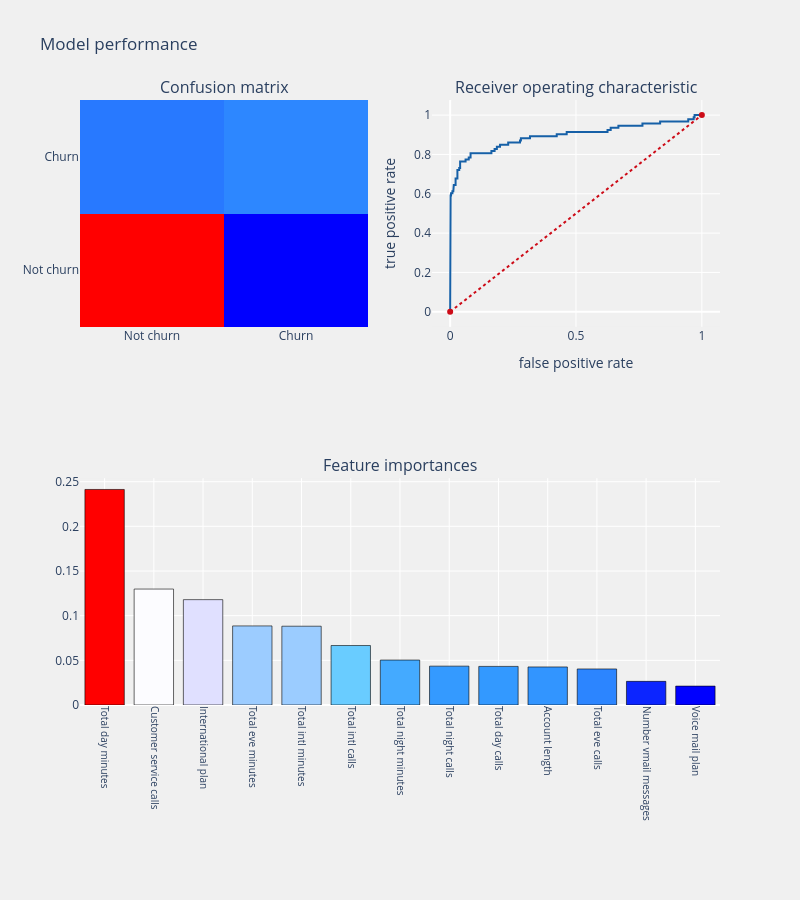

Notebook cell for this chart:
### Markdown cell above
## <a id='4.2'>4.2. Random Forest Classifier</a>
Random forest is a meta estimator that fits a number of decision tree classifiers on various sub-samples of the dataset and use averaging to improve the predictive accuracy and control over-fitting. The sub-sample size is always the same as the original input sample size but the samples are drawn with replacement.

### Code cell
from sklearn.ensemble import RandomForestClassifier

rfc = RandomForestClassifier(n_estimators = 100, random_state = 123,
                             max_depth = 9, criterion = "gini")

telecom_churn_prediction(rfc, x_train, x_test, y_train, y_test, 'features', threshold_plot=True)

### Figure 1 — Plotly figure (JSON) as saved in the notebook; plotly's stock layout.template omitted (floating-point values rounded to 4 significant figures)
{"data": [{"colorscale": [[0, "rgb(0,0,255)"], [0.1, "rgb(51,153,255)"], [0.2, "rgb(102,204,255)"], [0.3, "rgb(153,204,255)"], [0.4, "rgb(204,204,255)"], [0.5, "rgb(255,255,255)"], [0.6, "rgb(255,204,255)"], [0.7, "rgb(255,153,255)"], [0.8, "rgb(255,102,204)"], [0.9, "rgb(255,102,102)"], [1, "rgb(255,0,0)"]], "name": "Confusion matrix", "showscale": false, "type": "heatmap", "x": ["Not churn", "Churn"], "xaxis": "x", "y": ["Not churn", "Churn"], "yaxis": "y", "z": [[555, 0], [44, 49]]}, {"line": {"color": "rgb(22, 96, 167)", "width": 2}, "name": "Roc: 0.7634408602150538", "type": "scatter", "x": [0, 0, 0, 0.001802, 0.001802, 0.003604, 0.003604, 0.009009, 0.009009, 0.01261, 0.01261, 0.01441, 0.01441, 0.02162, 0.02162, 0.02883, 0.02883, 0.03604, 0.03604, 0.03964, 0.03964, 0.06126, 0.06126, 0.07387, 0.07387, 0.08108, 0.08108, 0.164, 0.164, 0.1766, 0.1766, 0.1856, 0.1856, 0.1982, 0.1982, 0.2306, 0.2306, 0.2775, 0.2775, 0.2811, 0.2811, 0.3171, 0.3171, 0.4234, 0.4234, 0.4631, 0.4631, 0.6252, 0.6252, 0.6378, 0.6378, 0.6685, 0.6685, 0.764, 0.764, 0.8342, 0.8342, 0.9459, 0.9459, 0.9676, 0.9676, 0.9712, 0.9712, 1], "xaxis": "x2", "y": [0, 0.01075, 0.5806, 0.5806, 0.5914, 0.5914, 0.6022, 0.6022, 0.6129, 0.6129, 0.6344, 0.6344, 0.6452, 0.6452, 0.6774, 0.6774, 0.7204, 0.7204, 0.7312, 0.7312, 0.7634, 0.7634, 0.7742, 0.7742, 0.7849, 0.7849, 0.8065, 0.8065, 0.8172, 0.8172, 0.828, 0.828, 0.8387, 0.8387, 0.8495, 0.8495, 0.8602, 0.8602, 0.871, 0.871, 0.8817, 0.8817, 0.8925, 0.8925, 0.9032, 0.9032, 0.914, 0.914, 0.9247, 0.9247, 0.9355, 0.9355, 0.9462, 0.9462, 0.957, 0.957, 0.9677, 0.9677, 0.9785, 0.9785, 0.9892, 0.9892, 1, 1], "yaxis": "y2"}, {"line": {"color": "rgb(205, 12, 24)", "dash": "dot", "width": 2}, "type": "scatter", "x": [0, 1], "xaxis": "x2", "y": [0, 1], "yaxis": "y2"}, {"marker": {"color": [0.2413, 0.1298, 0.1179, 0.08854, 0.08821, 0.06658, 0.05032, 0.04352, 0.04321, 0.04261, 0.04035, 0.02646, 0.02115], "colorscale": [[0, "rgb(0,0,255)"], [0.1, "rgb(51,153,255)"], [0.2, "rgb(102,204,255)"], [0.3, "rgb(153,204,255)"], [0.4, "rgb(204,204,255)"], [0.5, "rgb(255,255,255)"], [0.6, "rgb(255,204,255)"], [0.7, "rgb(255,153,255)"], [0.8, "rgb(255,102,204)"], [0.9, "rgb(255,102,102)"], [1, "rgb(255,0,0)"]], "line": {"color": "black", "width": 0.6}}, "name": "coefficients", "type": "bar", "x": ["Total day minutes", "Customer service calls", "International plan", "Total eve minutes", "Total intl minutes", "Total intl calls", "Total night minutes", "Total night calls", "Total day calls", "Account length", "Total eve calls", "Number vmail messages", "Voice mail plan"], "xaxis": "x3", "y": [0.2413, 0.1298, 0.1179, 0.08854, 0.08821, 0.06658, 0.05032, 0.04352, 0.04321, 0.04261, 0.04035, 0.02646, 0.02115], "yaxis": "y3"}], "layout": {"annotations": [{"font": {"size": 16}, "showarrow": false, "text": "Confusion matrix", "x": 0.225, "xanchor": "center", "xref": "paper", "y": 1, "yanchor": "bottom", "yref": "paper"}, {"font": {"size": 16}, "showarrow": false, "text": "Receiver operating characteristic", "x": 0.775, "xanchor": "center", "xref": "paper", "y": 1, "yanchor": "bottom", "yref": "paper"}, {"font": {"size": 16}, "showarrow": false, "text": "Feature importances", "x": 0.5, "xanchor": "center", "xref": "paper", "y": 0.375, "yanchor": "bottom", "yref": "paper"}], "autosize": false, "height": 900, "margin": {"b": 195}, "paper_bgcolor": "rgba(240,240,240, 0.95)", "plot_bgcolor": "rgba(240,240,240, 0.95)", "showlegend": false, "title": {"text": "Model performance"}, "width": 800, "xaxis": {"anchor": "y", "domain": [0, 0.45]}, "xaxis2": {"anchor": "y2", "domain": [0.55, 1], "title": {"text": "false positive rate"}}, "xaxis3": {"anchor": "y3", "domain": [0, 1], "showgrid": true, "tickangle": 90, "tickfont": {"size": 10}}, "yaxis": {"anchor": "x", "domain": [0.625, 1]}, "yaxis2": {"anchor": "x2", "domain": [0.625, 1], "title": {"text": "true positive rate"}}, "yaxis3": {"anchor": "x3", "domain": [0, 0.375]}}}
